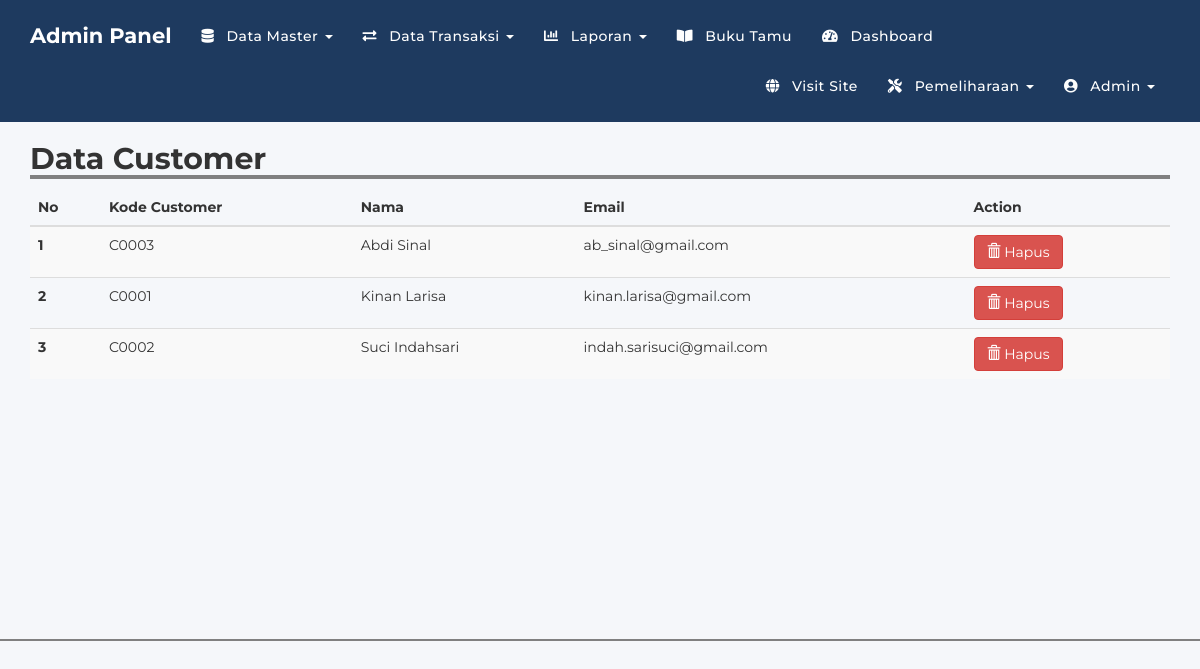
The app's page /admin/m_customer.php (signed in) with its own data.
### tables this page shows
CREATE TABLE `customer` (
  `kode_customer` varchar(100) NOT NULL,
  `nama` varchar(100) NOT NULL,
  `email` varchar(100) NOT NULL,
  `username` varchar(100) NOT NULL,
  `password` varchar(100) NOT NULL,
  `no_telp` varchar(100) NOT NULL
);

### admin/m_customer.php (the view, shortened to what this page needs)
<?php
include 'header.php';
?>
<div class="container">
    <h2 style="width: 100%; border-bottom: 4px solid gray"><b>Data Customer</b></h2>
    <table class="table table-striped">
        <thead>
            <tr>
                <th scope="col">No</th>
                <th scope="col">Kode Customer</th>
                <th scope="col">Nama</th>
                <th scope="col">Email</th>
                <th scope="col">Action</th>
            </tr>
        </thead>
        <tbody>
            <?php
            $result = mysqli_query($conn, "SELECT * FROM customer ORDER BY nama ASC");
            $no = 1;
            while ($row = mysqli_fetch_assoc($result)) {
            ?>
                <tr>
                    <th scope="row"><?= $no; ?></th>
                    <td><?= htmlspecialchars($row['kode_customer']); ?></td>
                    <td><?= htmlspecialchars($row['nama']); ?></td>
                    <td><?= htmlspecialchars($row['email']); ?></td>
                    <td>
                        <a href="m_customer.php?kode=<?= urlencode($row['kode_customer']); ?>&page=del" class="btn btn-danger" onclick="return confirm('Yakin Ingin Menghapus Data Ini?')">
                            <i class="glyphicon glyphicon-trash"></i> Hapus
                        </a>
                    </td>
                </tr>
            <?php
                $no++;
            }
            ?>
        </tbody>
    </table>
</div>
<br><br><br><br><br><br><br><br><br><br><br><br>
<?php
include 'footer.php';
?>

### admin/header.php (style rules this page uses)
:root { --primary-color: #1e3a5f; --secondary-color: #27ae60; --light-bg: #f5f7fa; --text-dark: #333; --text-light: #fefefe; --shadow-light: rgba(0, 0, 0, 0.1); }
body { font-family: 'Montserrat', sans-serif; color: var(--text-dark); background-color: var(--light-bg); margin: 0; padding: 0; }

### records on screen
customer: kode_customer "C0003", nama "Abdi Sinal", email "ab_sinal@gmail.com"
customer: kode_customer "C0001", nama "Kinan Larisa", email "kinan.larisa@gmail.com"
customer: kode_customer "C0002", nama "Suci Indahsari", email "indah.sarisuci@gmail.com"
